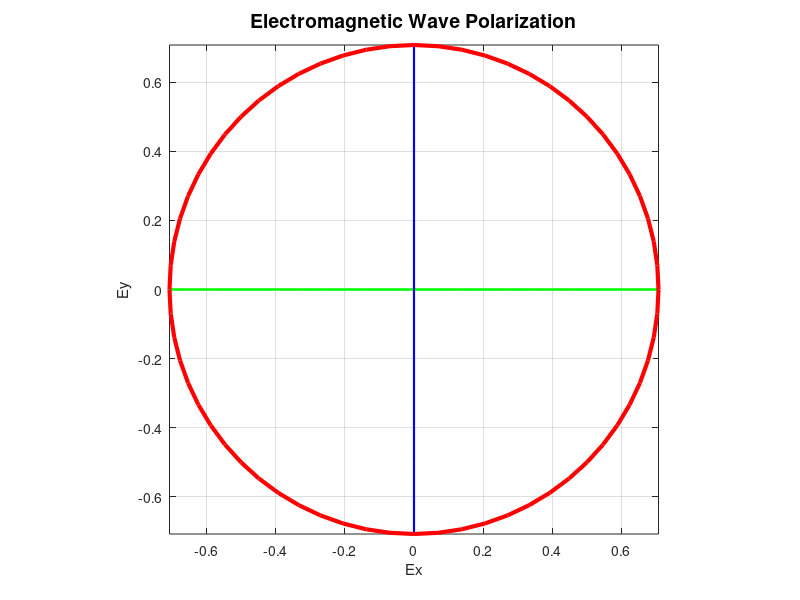

Source code (MATLAB): (Note: this script raises an error after producing the figure.)
clc;
clear;
close all;

% ************************ BEGIN: parameters ************************

% output picture and vedio
IF_Output_Pictures = true;
IF_Output_Video = true;
OutputFileAddress = '.\OutputFile_PolarizedEMW\';
OutputFileName_PR = strcat(OutputFileAddress, 'tmp');

% EMW frequency
freq = 1e4;

% sampling rate
samp_rate = 64 * freq;
% samp_rate = 32e3;

% polarization parameters
r = 1.00;                       % AR
rotation = +1;                  % LeftHand:+1 / RightHand:-1
delta_phi = 2/4 * pi;           % phase error [0, 2*pi)

Em = 1 * 1.00;                  % amplitude
Exm = Em * r / (r^2 + 1)^0.5;   % X-axis amplitude
Eym = Em / (r^2 + 1)^0.5;       % Y-axis amplitude

display_length = 4 * samp_rate / freq;     % 4 cycles
if IF_Output_Video == true
    data_length = 2 * display_length;
else
    data_length = 1 * display_length;
end

axis_maxmin = max(Exm, Eym);
% axis_maxmin = 1.0;
% ************************ END: parameters ************************



% ************************ BEGIN: display 2-D figure ************************
% timeline
tl = 0 : 1/samp_rate : 1/freq;
% !!! must be 1-D array
a0 = zeros(size(tl));
Ex = Exm * cos(2 * pi * freq * tl);
Ey = Eym * cos(2 * pi * freq * tl + rotation * delta_phi);

% draw 2-D figure
figure(1)
set(gcf,'position',[100, 100, 500, 500]);
plot(Ex, a0, 'green','LineWidth', 1.5)
hold on
plot(a0, Ey, 'blue', 'LineWidth', 1.5)
hold on
plot(Ex, Ey, 'red', 'LineWidth', 3)
hold off
title('Electromagnetic Wave Polarization', 'fontsize', 14)
axis equal
axis([-axis_maxmin axis_maxmin -axis_maxmin axis_maxmin])
xlabel('Ex')
ylabel('Ey')
grid;

% output picture
if IF_Output_Pictures == true
    exportgraphics(gcf, strcat(OutputFileName_PR, '_2D.png'));	% , 'Resolution', 300
end
% ************************ END: display 2-D figure ************************


% ************************ BEGIN: display 3-D figure ************************
% timeline / Z-axis
tl = 0 : 1/samp_rate : display_length/samp_rate;
% !!! must be 1-D array
a0 = zeros(size(tl));

% output propagation vedio
if IF_Output_Video == true
    videofilename = strcat(OutputFileName_PR);
    video = VideoWriter(videofilename, 'MPEG-4');   % default: 'Motion JPEG AVI'
    open(video);
end

figure(2)
set(gcf,'position',[600, 100, 500, 500]);
for t = 0 : data_length - display_length
    % update data
    Ex = Exm * cos(2 * pi * freq * tl);
    Ey = Eym * cos(2 * pi * freq * tl + rotation * delta_phi);

    % updata timeline
    tl = tl + 1/samp_rate;

    
    % draw 3-D figure
    figure(2)
    plot3(tl, a0, a0, ':black', 'LineWidth', 2.0)	% axis
    hold on
    plot3(tl, Ex, a0, 'green','LineWidth', 1.0)     % Ex
    hold on
    plot3(tl, a0, Ey, 'blue', 'LineWidth', 1.0)     % Ey
    hold on
    plot3(tl, Ex, Ey, 'red', 'LineWidth', 2.0)      % electromagnetic wave
    hold off
    
    title('Polarized Electromagnetic Wave Propagation', 'fontsize',14)
%     axis equal
    axis([tl(1) tl(end) ...
        -axis_maxmin axis_maxmin -axis_maxmin axis_maxmin])
    xlabel('Time(s)')
    ylabel('Ex')
    zlabel('Ey')
    set(gca, 'fontsize', 12)
    set(gca,'YDir','reverse')   % Y-axis reverse
    grid;
    
    if IF_Output_Video == true
        drawnow
    else
        drawnow limitrate
    end

    
    % output picture
    if IF_Output_Pictures == true && t == 0
        exportgraphics(gcf, strcat(OutputFileName_PR, '_3D.png'));	% , 'Resolution', 300
    end
    
    if IF_Output_Video == true
        frame = getframe(gcf);
        writeVideo(video, frame);
    end
end

if IF_Output_Video == true
    close(video);
end
% ************************ END: display 3-D figure ************************
